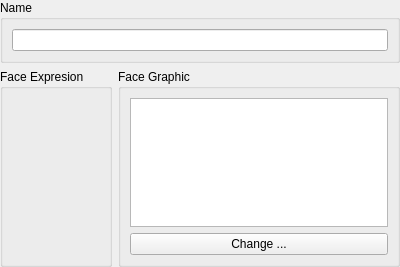
<?xml version="1.0" encoding="UTF-8"?>
<ui version="4.0">
 <class>FaceSetPropertiesDB</class>
 <widget class="QWidget" name="FaceSetPropertiesDB">
  <property name="geometry">
   <rect>
    <x>0</x>
    <y>0</y>
    <width>400</width>
    <height>267</height>
   </rect>
  </property>
  <property name="minimumSize">
   <size>
    <width>0</width>
    <height>267</height>
   </size>
  </property>
  <property name="windowTitle">
   <string>Form</string>
  </property>
  <layout class="QGridLayout">
   <property name="leftMargin">
    <number>0</number>
   </property>
   <property name="topMargin">
    <number>0</number>
   </property>
   <property name="rightMargin">
    <number>0</number>
   </property>
   <property name="bottomMargin">
    <number>0</number>
   </property>
   <item row="1" column="0">
    <widget class="QGroupBox" name="groupExpresion">
     <property name="title">
      <string>Face Expresion</string>
     </property>
     <layout class="QGridLayout" name="gridLayout">
      <item row="1" column="0">
       <widget class="ListDB" name="listExpresion" native="true"/>
      </item>
     </layout>
    </widget>
   </item>
   <item row="1" column="1">
    <widget class="QGroupBox" name="groupGraphic">
     <property name="title">
      <string>Face Graphic</string>
     </property>
     <layout class="QGridLayout" name="gridLayout_2">
      <item row="0" column="0">
       <widget class="QGraphicsView" name="graphicsGraphic"/>
      </item>
      <item row="1" column="0">
       <widget class="QPushButton" name="pushChangeGraphic">
        <property name="text">
         <string>Change ...</string>
        </property>
       </widget>
      </item>
     </layout>
    </widget>
   </item>
   <item row="0" column="0" colspan="2">
    <widget class="QGroupBox" name="groupName">
     <property name="title">
      <string>Name</string>
     </property>
     <layout class="QGridLayout" name="gridLayout_4">
      <item row="0" column="0">
       <widget class="QLineEdit" name="lineName"/>
      </item>
     </layout>
    </widget>
   </item>
  </layout>
 </widget>
 <customwidgets>
  <customwidget>
   <class>ListDB</class>
   <extends>QWidget</extends>
   <header>listdb.h</header>
   <container>1</container>
  </customwidget>
 </customwidgets>
 <resources/>
 <connections/>
</ui>
